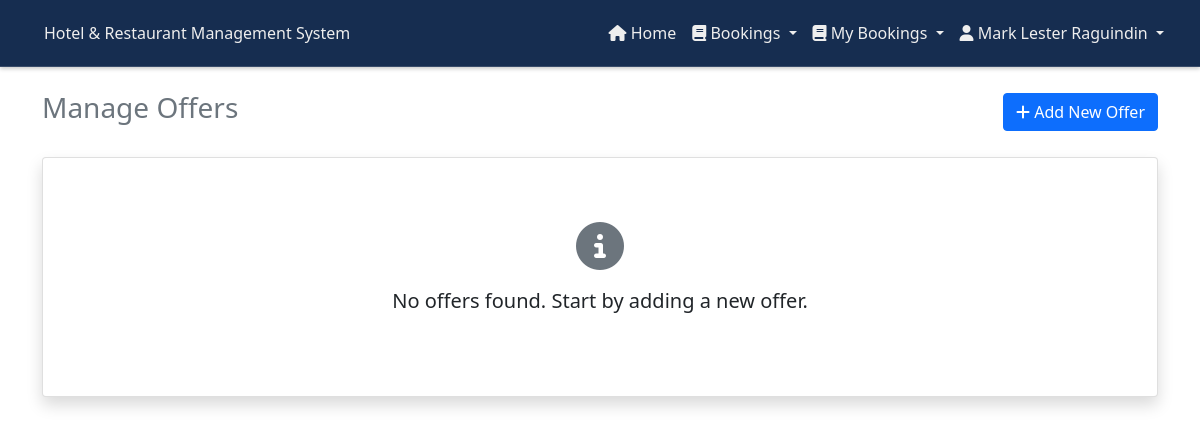
Before: /admin/specialOffers.php (signed in) with the older database file.
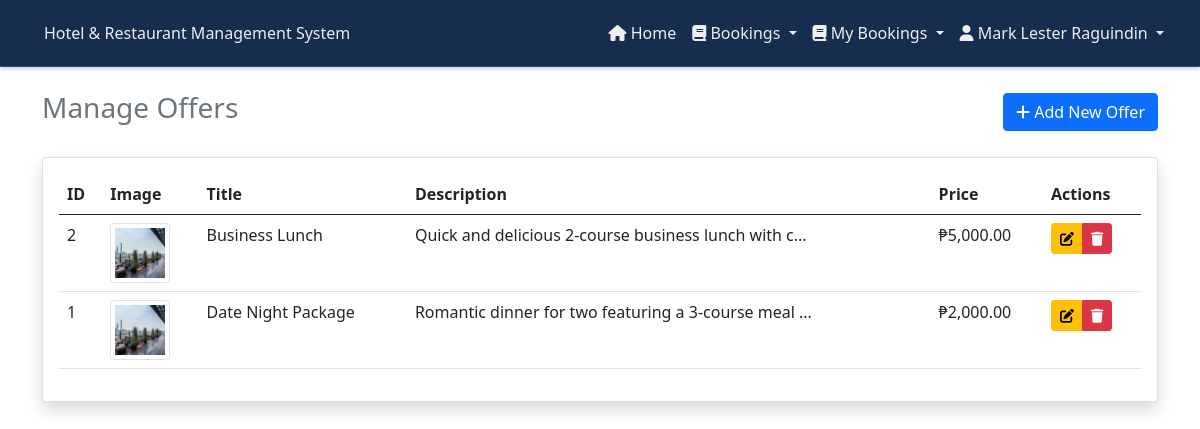
After: the same page with the newer database file.
### tables this page shows
CREATE TABLE `special_offers` (
  `offers_id` int(11) NOT NULL,
  `title` varchar(255) NOT NULL,
  `description` varchar(2500) NOT NULL,
  `image` varchar(50) NOT NULL,
  `price` varchar(5000) NOT NULL
);

### controllers/offersController.php (called while the page is built, shortened)
<?php
function getAllOffers($con) {
    $query = "SELECT * FROM special_offers ORDER BY offers_id DESC";
    $result = mysqli_query($con, $query);
    $offers = [];
    if (mysqli_num_rows($result) > 0) {
        while ($row = mysqli_fetch_assoc($result)) {
            $offers[] = $row;
        }
    }
    return $offers;
}
?>

### admin/specialOffers.php (the view, shortened to what this page needs)
<?php
include '../components/config.php';
include '../controllers/offersController.php';
$offers = getAllOffers($con);
?>
<!DOCTYPE html>
<html lang="en">
<head>
    <link href="https://cdn.jsdelivr.net/npm/bootstrap@5.0.2/dist/css/bootstrap.min.css" rel="stylesheet">
    <link rel="stylesheet" href="https://cdnjs.cloudflare.com/ajax/libs/font-awesome/6.0.0-beta3/css/all.min.css" />
    <link rel="stylesheet" href="../css/customAdminHeader.css">
    <link rel="stylesheet" href="https://cdnjs.cloudflare.com/ajax/libs/font-awesome/6.7.2/css/all.min.css">
</head>
<body>
    <?php include '../components/header.php'; ?>
    <div class="container py-4">
        <div class="d-flex justify-content-between align-items-center mb-4">
            <h3 class="text-muted ">Manage Offers</h3>
            <button type="button" class="btn btn-primary" data-bs-toggle="modal" data-bs-target="#addOfferModal">
                <i class="fas fa-plus"></i> Add New Offer
            </button>
        </div>
        <div class="card shadow">
            <div class="card-body">
                <?php if (count($offers) > 0): ?>
                    <div class="table-responsive">
                        <table class="table table-hover">
                            <thead>
                                <tr>
                                    <th>ID</th>
                                    <th>Image</th>
                                    <th>Title</th>
                                    <th>Description</th>
                                    <th>Price</th>
                                    <th>Actions</th>
                                </tr>
                            </thead>
                            <tbody>
                                <?php foreach ($offers as $offer): ?>
                                    <tr>
                                        <td><?php echo $offer['offers_id']; ?></td>
                                        <td>
                                            <?php if (!empty($offer['image'])): ?>
                                                <img src="../uploads/<?php echo $offer['image']; ?>" alt="<?php echo $offer['title']; ?>" style="width: 60px; height: 60px; object-fit: cover;" class="img-thumbnail">
                                            <?php else: ?>
                                                <span class="text-muted">No image</span>
                                            <?php endif; ?>
                                        </td>
                                        <td><?php echo $offer['title']; ?></td>
                                        <td><?php echo strlen($offer['description']) > 50 ? substr($offer['description'], 0, 50) . '...' : $offer['description']; ?></td>
                                        <td>₱<?php echo number_format($offer['price'], 2); ?></td>
                                        <td>
                                            <div class="btn-group">
                                                <a href="../controllers/offersController.php?edit=<?php echo $offer['offers_id']; ?>" class="btn btn-sm btn-warning">
                                                    <i class="fas fa-edit"></i>
                                                </a>
                                                <button type="button" class="btn btn-sm btn-danger" data-bs-toggle="modal" data-bs-target="#deleteModal<?php echo $offer['offers_id']; ?>">
                                                    <i class="fas fa-trash"></i>
                                                </button>
                                            </div>
                                        </td>
                                    </tr>
                                <?php endforeach; ?>
                            </tbody>
                        </table>
                    </div>
                <?php else: ?>
                    <div class="text-center py-5">
                        <i class="fas fa-info-circle fa-3x text-muted mb-3"></i>
                        <p class="lead">No offers found. Start by adding a new offer.</p>
                    </div>
                <?php endif; ?>
            </div>
        </div>
    </div>
</body>
</html>

### components/header.php (shortened to what this page needs)
<nav class="navbar navbar-expand-lg custom-navbar">
    <div class="container-fluid">
        <a class="navbar-brand" id="navbarTitle" href="home.php">
        </a>
        <div class="collapse navbar-collapse" id="navbarNav">
            <ul class="navbar-nav ms-auto">
                <li class="nav-item">
                    <a class="nav-link" aria-current="page" href="home.php">
                        <i class="fas fa-home"></i> Home
                    </a>
                </li>
                <li class="nav-item dropdown">
                    <a class="nav-link dropdown-toggle" href="#" id="bookingsDropdown" role="button" data-bs-toggle="dropdown" aria-expanded="false">
                        <i class="fas fa-book"></i> Bookings
                    </a>
                </li>
                <li class="nav-item dropdown">
                    <a class="nav-link dropdown-toggle" href="#" id="bookingsDropdown" role="button" data-bs-toggle="dropdown" aria-expanded="false">
                        <i class="fas fa-book"></i> My Bookings
                    </a>
                </li>
                <li class="nav-item dropdown">
                    <a class="nav-link dropdown-toggle" href="#" id="userDropdown" role="button" data-bs-toggle="dropdown" aria-expanded="false">
                        <i class="fas fa-user"></i> <?php echo htmlspecialchars($_SESSION['name'] ?? 'User'); ?>
                    </a>
                </li>
            </ul>
        </div>
    </div>
</nav>

### css/customAdminHeader.css (style rules this page uses)
.custom-navbar { background-color: #162d50; border-bottom: 1px solid rgba(255, 255, 255, 0.15); box-shadow: 0 2px 4px rgba(0, 0, 0, 0.2); padding: 0.5rem 1rem; }
.custom-navbar .navbar-brand, .custom-navbar .nav-link, .custom-navbar .dropdown-toggle { color: #eee !important; font-weight: 500; font-size: 1rem; }

Changed rows visible on the page:
added special_offers: offers_id "2", image (picture), title "Business Lunch", description "Quick and delicious 2-course business lunch with c", price "5,000.00"
added special_offers: offers_id "1", image (picture), title "Date Night Package", description "Romantic dinner for two featuring a 3-course meal", price "2,000.00"
Other visible differences:
text no longer shown: "No offers found. Start by adding a new offer."
text now shown: "ID Image Title Description Price Actions"
